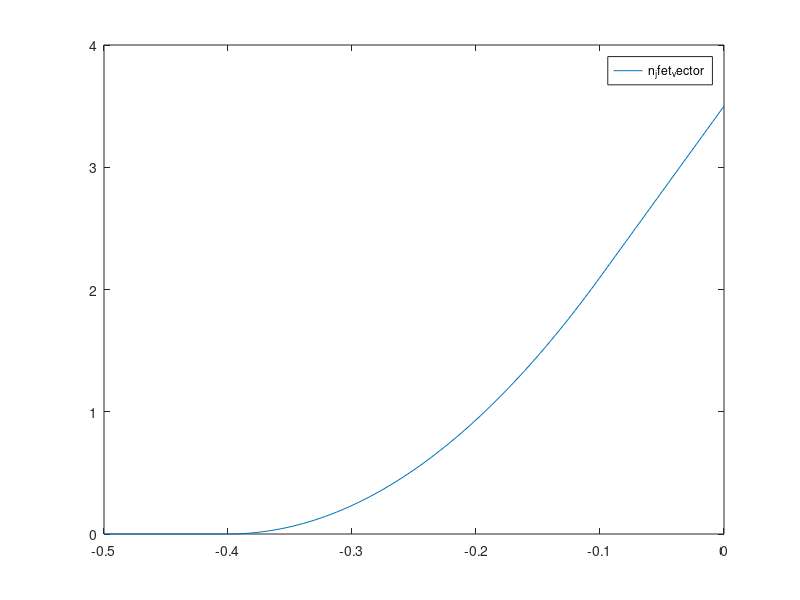

Here is the MATLAB script that generated this plot:
#! /usr/bin/octave -qf
1;

#
# N JFET transistor.
#
# Id (Vg) = 0                               for Vg <= V0
#           β * (Vg - V0)^2                 for Vg > V0 and Vg < V0 + Vsat
#           β * Vsat (2 (Vg - V0) - Vsat)   for Vg >= V0 + Vsat
#
function Id = n_jfet (Vg)
    V0 = -0.4;
    Vsat = 0.3;
    I0 = 3.5;
    beta = I0 / Vsat / (-V0 - V0 - Vsat);
    v = Vg - V0;
    if (v < 0)
        Id = 0;
    elseif (v < Vsat)
        Id = beta * v * v;
    else
        Id = beta * Vsat * (v + v - Vsat);
    endif
endfunction

function result = n_jfet_vector (Vg)
    result = arrayfun (@n_jfet, Vg);
endfunction

fplot(@n_jfet_vector, [-0.5, 0]);

drawnow();
ans = input("Press Enter...");
